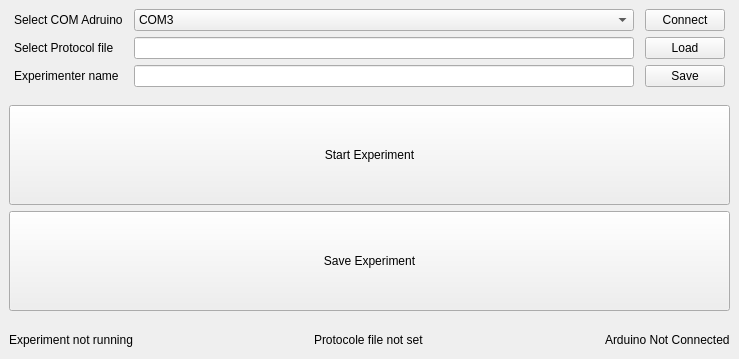
<?xml version="1.0" encoding="UTF-8"?>
<ui version="4.0">
 <class>MainWindow</class>
 <widget class="QMainWindow" name="MainWindow">
  <property name="geometry">
   <rect>
    <x>0</x>
    <y>0</y>
    <width>739</width>
    <height>359</height>
   </rect>
  </property>
  <property name="windowTitle">
   <string>MainWindow</string>
  </property>
  <widget class="QWidget" name="centralwidget">
   <layout class="QGridLayout" name="gridLayout">
    <item row="0" column="0">
     <layout class="QHBoxLayout" name="horizontalLayout_5">
      <item>
       <layout class="QVBoxLayout" name="verticalLayout_4">
        <item>
         <layout class="QHBoxLayout" name="horizontalLayout_2">
          <item>
           <spacer name="horizontalSpacer_5">
            <property name="orientation">
             <enum>Qt::Horizontal</enum>
            </property>
            <property name="sizeHint" stdset="0">
             <size>
              <width>40</width>
              <height>20</height>
             </size>
            </property>
           </spacer>
          </item>
          <item>
           <layout class="QHBoxLayout" name="horizontalLayout">
            <item>
             <layout class="QVBoxLayout" name="verticalLayout">
              <item>
               <widget class="QLabel" name="label">
                <property name="text">
                 <string>Select COM Adruino</string>
                </property>
               </widget>
              </item>
              <item>
               <widget class="QLabel" name="label_3">
                <property name="text">
                 <string>Select Protocol file</string>
                </property>
               </widget>
              </item>
              <item>
               <widget class="QLabel" name="label_4">
                <property name="text">
                 <string>Experimenter name</string>
                </property>
               </widget>
              </item>
             </layout>
            </item>
            <item>
             <spacer name="horizontalSpacer">
              <property name="orientation">
               <enum>Qt::Horizontal</enum>
              </property>
              <property name="sizeHint" stdset="0">
               <size>
                <width>40</width>
                <height>20</height>
               </size>
              </property>
             </spacer>
            </item>
            <item>
             <layout class="QVBoxLayout" name="verticalLayout_2" stretch="0,0,0">
              <property name="spacing">
               <number>6</number>
              </property>
              <property name="topMargin">
               <number>0</number>
              </property>
              <property name="rightMargin">
               <number>0</number>
              </property>
              <item>
               <widget class="QComboBox" name="COM_box">
                <item>
                 <property name="text">
                  <string>COM3</string>
                 </property>
                </item>
               </widget>
              </item>
              <item>
               <widget class="QLineEdit" name="protocol_path">
                <property name="minimumSize">
                 <size>
                  <width>500</width>
                  <height>0</height>
                 </size>
                </property>
               </widget>
              </item>
              <item>
               <widget class="QLineEdit" name="username"/>
              </item>
             </layout>
            </item>
           </layout>
          </item>
          <item>
           <spacer name="horizontalSpacer_2">
            <property name="orientation">
             <enum>Qt::Horizontal</enum>
            </property>
            <property name="sizeHint" stdset="0">
             <size>
              <width>40</width>
              <height>20</height>
             </size>
            </property>
           </spacer>
          </item>
          <item>
           <layout class="QVBoxLayout" name="verticalLayout_3">
            <item>
             <widget class="QPushButton" name="connect_button">
              <property name="text">
               <string>Connect</string>
              </property>
             </widget>
            </item>
            <item>
             <widget class="QPushButton" name="load_button">
              <property name="text">
               <string>Load</string>
              </property>
             </widget>
            </item>
            <item>
             <widget class="QPushButton" name="username_button">
              <property name="text">
               <string>Save</string>
              </property>
             </widget>
            </item>
           </layout>
          </item>
          <item>
           <spacer name="horizontalSpacer_6">
            <property name="orientation">
             <enum>Qt::Horizontal</enum>
            </property>
            <property name="sizeHint" stdset="0">
             <size>
              <width>40</width>
              <height>20</height>
             </size>
            </property>
           </spacer>
          </item>
         </layout>
        </item>
        <item>
         <spacer name="verticalSpacer_2">
          <property name="orientation">
           <enum>Qt::Vertical</enum>
          </property>
          <property name="sizeHint" stdset="0">
           <size>
            <width>20</width>
            <height>40</height>
           </size>
          </property>
         </spacer>
        </item>
        <item>
         <widget class="QPushButton" name="start_button">
          <property name="minimumSize">
           <size>
            <width>0</width>
            <height>100</height>
           </size>
          </property>
          <property name="text">
           <string>Start Experiment</string>
          </property>
          <property name="checkable">
           <bool>false</bool>
          </property>
          <property name="checked">
           <bool>false</bool>
          </property>
         </widget>
        </item>
        <item>
         <widget class="QPushButton" name="save_button">
          <property name="minimumSize">
           <size>
            <width>0</width>
            <height>100</height>
           </size>
          </property>
          <property name="text">
           <string>Save Experiment</string>
          </property>
         </widget>
        </item>
        <item>
         <spacer name="verticalSpacer_4">
          <property name="orientation">
           <enum>Qt::Vertical</enum>
          </property>
          <property name="sizeHint" stdset="0">
           <size>
            <width>20</width>
            <height>40</height>
           </size>
          </property>
         </spacer>
        </item>
        <item>
         <layout class="QHBoxLayout" name="horizontalLayout_3">
          <item>
           <widget class="QLabel" name="experiment_status">
            <property name="text">
             <string>Experiment not running</string>
            </property>
           </widget>
          </item>
          <item>
           <spacer name="horizontalSpacer_9">
            <property name="orientation">
             <enum>Qt::Horizontal</enum>
            </property>
            <property name="sizeHint" stdset="0">
             <size>
              <width>40</width>
              <height>20</height>
             </size>
            </property>
           </spacer>
          </item>
          <item>
           <widget class="QLabel" name="protocol_status">
            <property name="text">
             <string>Protocole file not set</string>
            </property>
           </widget>
          </item>
          <item>
           <spacer name="horizontalSpacer_7">
            <property name="orientation">
             <enum>Qt::Horizontal</enum>
            </property>
            <property name="sizeHint" stdset="0">
             <size>
              <width>40</width>
              <height>20</height>
             </size>
            </property>
           </spacer>
          </item>
          <item>
           <widget class="QLabel" name="arduino_status">
            <property name="text">
             <string>Arduino Not Connected</string>
            </property>
           </widget>
          </item>
         </layout>
        </item>
       </layout>
      </item>
     </layout>
    </item>
   </layout>
  </widget>
 </widget>
 <resources/>
 <connections/>
</ui>
